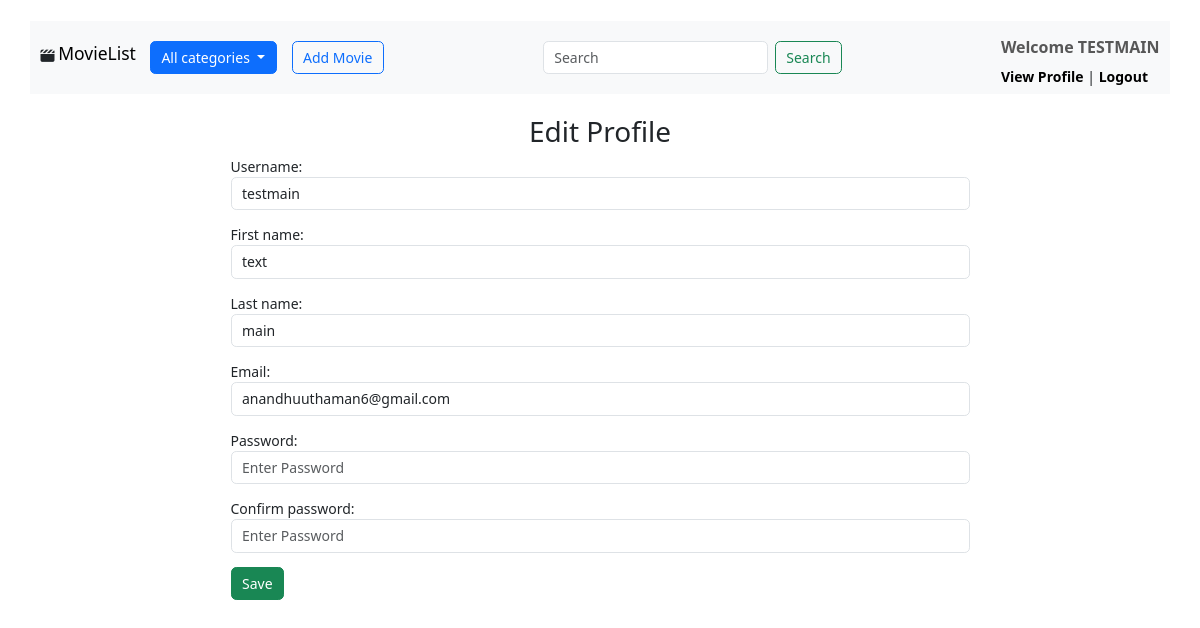
/accounts/view_profile/edit/ (signed in), run on the app's committed database.
### accounts/models.py (models this page shows, shortened)
class CustomUser(AbstractBaseUser, PermissionsMixin):
    email = models.EmailField(unique=True)
    username = models.CharField(max_length=30, unique=True)
    first_name = models.CharField(max_length=30)
    last_name = models.CharField(max_length=30)
    date_joined = models.DateTimeField(auto_now_add=True)
    last_login = models.DateTimeField(auto_now_add=True)
    is_active = models.BooleanField(default=True)
    is_staff = models.BooleanField(default=False)
    objects = CustomUserManager()
    USERNAME_FIELD = 'email'
    REQUIRED_FIELDS = ['username', 'first_name', 'last_name']

### accounts/views.py (the view)
# urls.py: path('view_profile/edit/',edit_profile,name='edit_profile'),
@login_required
def edit_profile(request):
    if request.method == 'POST':
        user_form = CustomUserCreationForm(request.POST, instance=request.user)
        if user_form.is_valid():
            user_form.save()
            return redirect('view_profile')
    else:
        user_form = CustomUserCreationForm(instance=request.user)
    return render(request, 'profile/edit_profile.html', {
        'user_form': user_form,
    })

### accounts/forms.py (shortened to what this page needs)
class CustomUserCreationForm(forms.ModelForm):
    password = forms.CharField(widget=forms.PasswordInput(attrs={
        'placeholder':'Enter Password',
    }))
    confirm_password = forms.CharField(widget=forms.PasswordInput(attrs={
        'placeholder':'Enter Password'
    }))
    class Meta:
        model = CustomUser
        fields = ['username','first_name','last_name','email','password']
    def __init__(self,*args,**kwargs):
        super(CustomUserCreationForm,self).__init__(*args,**kwargs)
        self.fields['username'].widget.attrs['placeholder'] = 'Enter Username'
        self.fields['first_name'].widget.attrs['placeholder'] = 'Enter Firstname'
        self.fields['last_name'].widget.attrs['placeholder'] = 'Enter Lastname'
        self.fields['email'].widget.attrs['placeholder'] = 'Enter Email Address'
        for field in self.fields:
            self.fields[field].widget.attrs['class'] = 'form-control'

### movies/context_processors.py (called while the page is built)
def menu_links(req):
    links  = Category.objects.all()
    return dict(links=links)

### movies/models.py (called while the page is built)
    def get_url(self):
        return reverse('category_list',args=[self.slug])

### templates/profile/edit_profile.html (shortened to what this page needs)
{% extends "base/base.html" %}
{% block content %}
    <div class="container">
        <div class="row">
            <div class="col-md-8 m-auto">
                <h2 class="text-center">Edit Profile</h2>
                <form method="post" action="{% url 'view_profile' %}">
                    {{ user_form.as_p }}
                    <button class="btn btn-success" type="submit">Save</button>
                </form>
            </div>
        </div>
    </div>
{% endblock %}

### templates/include/navbar.html (shortened to what this page needs)
<nav class="navbar navbar-expand-lg navbar-light bg-light mb-4 mt-4">
    <div class="container-fluid " >
        <div class="d-flex">
            <div>
                <i class="fa-solid fa-clapperboard"></i>
                <a href="{% url 'movie_list' %}" class="navbar-brand">MovieList</a>
            </div>
            <div class="collapse navbar-collapse" id="navbarNav">
                <div class="nav-item dropdown btn btn-primary">
                        <a class=" nav-link dropdown-toggle " href="#" id="navbarDropdown" role="button" data-toggle="dropdown" aria-haspopup="true" aria-expanded="false">
                            All categories
                        </a>
                </div>
            </div>
            {% if user.is_authenticated %}
            <div style="margin-left: 15px;">
                <a href="{% url 'add_movie' %}" class="btn btn-outline-primary">Add Movie</a>
            </div>
            {% endif %}
        </div>
        <form action="{% url 'search_movies' %}" method="get" class="d-flex" role="search">
            <input class="form-control me-2" name="keyword" type="search" placeholder="Search" aria-label="Search">
            <button class="btn btn-outline-success"  type="submit">Search</button>
        </form>
        {% if user.id is None %}
            <div>
                <div class="navbar-text">Welcome guest!</div>
                <a class="navbar-link" style="text-decoration: none; color: black;" href="{% url 'custom_login' %}">Login</a> | <a class="navbar-link" style="text-decoration: none;color: black;" href="{% url 'register' %}">Register</a>
            </div>
        {% else %}
            <div>
                <div class="navbar-text">Welcome {{user.username | upper}}</div>
                <a class="navbar-link" href="{% url 'view_profile' %}" style="text-decoration: none; color: black;" >View Profile</a> | <a class="navbar-link" style="color:black; text-decoration: none;" href="{% url 'logout' %}">Logout</a>
            </div>
        {% endif %}
    </div>
</nav>

### static/style.css (style rules this page uses)
* { box-sizing: border-box; margin: 0; }
html, body { margin: 0; background: white; font-family: "Montserrat", helvetica, arial, sans-serif; font-size: 14px; font-weight: 400; }
.navbar-text { font-size: 16px; font-weight: 600; }
.navbar-link { font-size: 14px; font-weight: 600; }

### data on the page
CustomUser: username "TESTMAIN", username "testmain", first_name "text", last_name "main", email "anandhuuthaman6@gmail.com"
